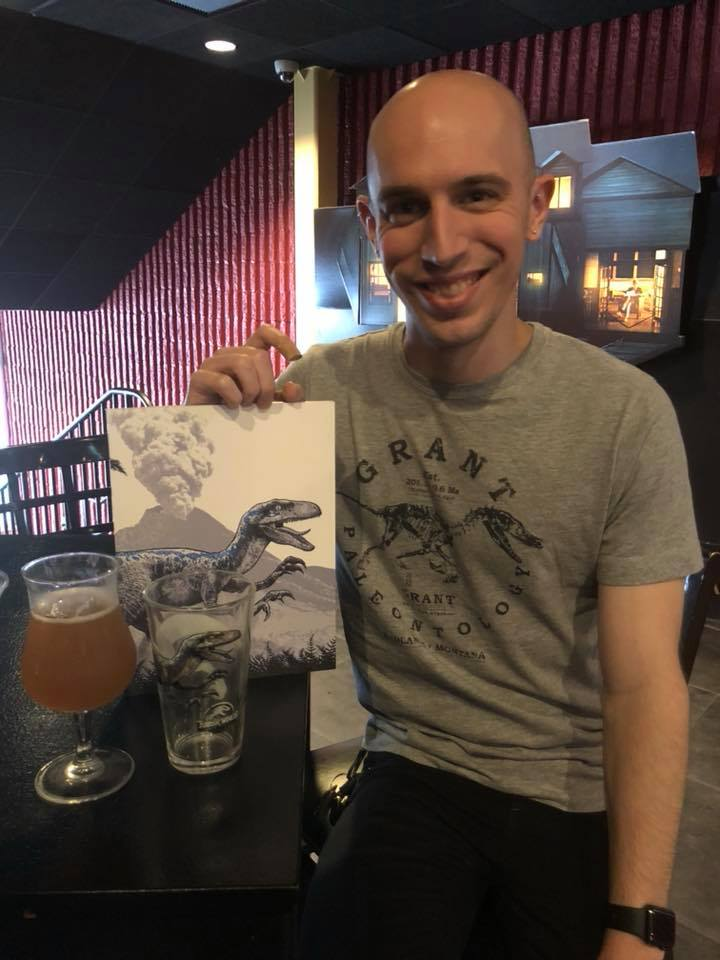
#> input picture image-recognition-python/images/adrian.jpg, 720 x 960 px, given in place of the camera
$ python cv2_camera_tresholding.py
#> lines starting #> are read from the running program, lines starting #| are printed output that depends on the picture; after the words box and inside, x2 and y2 are one past the last pixel; in counts of white or black regions, pixels touching at a corner belong together
# Python code to reading an image using OpenCV
import numpy as np
import cv2
import os

# Init video capture
cap = cv2.VideoCapture(0)
if cap is None or not cap.isOpened():
    print('Error: unable to open video source: ', source)
    exit(0)

while True:
    # Capture frame-by-framehttps://github.com/iproduct/course-angular/wiki/Important-Dates
    ret, frame = cap.read()
#> frame is the input picture: shape (960, 720, 3); mean B, G, R 60.4, 68.7, 83.6

    resized = cv2.resize(frame, (300, 200))
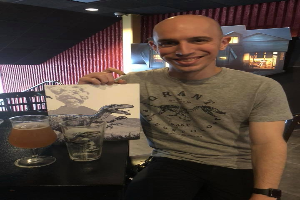
#> resized: shape (200, 300, 3); mean B, G, R 60.4, 68.6, 83.5

    # Our operations on the frame come here
    gray = cv2.cvtColor(resized, cv2.COLOR_BGR2GRAY)

    # applying different thresholding
    # techniques on the input image
    # all pixels value above 120 will
    # be set to 255
    ret, thresh1 = cv2.threshold(gray, 120, 255, cv2.THRESH_BINARY)
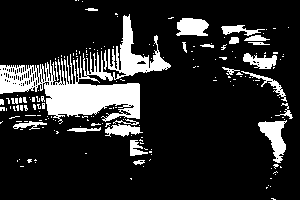
#> thresh1: shape (200, 300); 16% white; 180 white regions (156 under 20 px), largest, box (x1, y1, x2, y2) and area: (0, 14, 171, 124) 5839, (258, 120, 287, 163) 609, (176, 18, 209, 36) 471
    ret, thresh2 = cv2.threshold(gray, 120, 255, cv2.THRESH_BINARY_INV)
    ret, thresh3 = cv2.threshold(gray, 120, 255, cv2.THRESH_TRUNC)
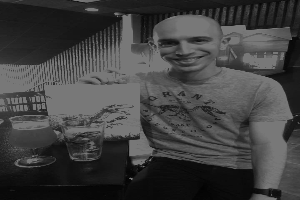
#> thresh3: shape (200, 300); min 2, max 120, mean 64.7
    ret, thresh4 = cv2.threshold(gray, 120, 255, cv2.THRESH_TOZERO)
    ret, thresh5 = cv2.threshold(gray, 120, 255, cv2.THRESH_TOZERO_INV)
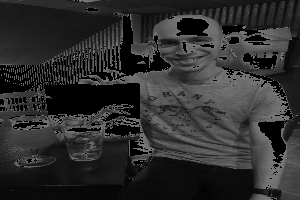
#> thresh5: shape (200, 300); min 0, max 120, mean 45.4
    # applying different thresholding techniques on the input image
    thresh6 = cv2.adaptiveThreshold(gray, 255, cv2.ADAPTIVE_THRESH_MEAN_C,
                                              cv2.THRESH_BINARY, 41, 5)
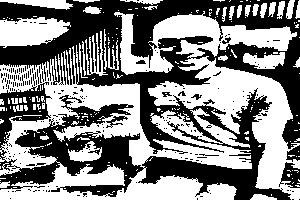
#> thresh6: shape (200, 300); 51.7% white; 221 black regions (211 under 20 px), largest, box (x1, y1, x2, y2) and area: (0, 0, 300, 200) 27604, (279, 162, 300, 188) 316, (286, 145, 300, 162) 138

    thresh7 = cv2.adaptiveThreshold(gray, 255, cv2.ADAPTIVE_THRESH_GAUSSIAN_C,
                                              cv2.THRESH_BINARY, 41, 5)
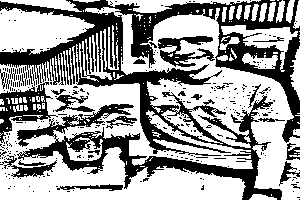
#> thresh7: shape (200, 300); 61.2% white; 294 black regions (270 under 20 px), largest, box (x1, y1, x2, y2) and area: (0, 0, 300, 200) 18525, (0, 82, 58, 144) 1224, (158, 36, 215, 67) 811
    # applying Otsu thresholding as an extra flag in binary thresholding
    ret, thresh8 = cv2.threshold(gray, 60, 255, cv2.THRESH_BINARY +
                                            cv2.THRESH_OTSU)
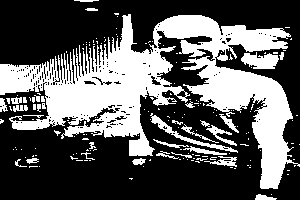
#> thresh8: shape (200, 300); 36.4% white; 173 white regions (142 under 20 px), largest, box (x1, y1, x2, y2) and area: (0, 14, 300, 189) 18922, (241, 52, 279, 69) 440, (150, 113, 238, 153) 406
#> ret = 84

    # the window showing output images
    # with the corresponding thresholding
    # techniques applied to the input images
    cv2.imshow('Binary Threshold', thresh1)
    cv2.imshow('Binary Threshold Inverted', thresh2)
    cv2.imshow('Truncated Threshold', thresh3)
    cv2.imshow('Set to 0', thresh4)
    cv2.imshow('Set to 0 Inverted', thresh5)
    cv2.imshow('Adaptive Mean', thresh6)
    cv2.imshow('Adaptive Gaussian', thresh7)
    cv2.imshow('Otsu Threshold', thresh8)


    # Display the resulting frame
    cv2.imshow('original', resized)

    if cv2.waitKey(1) & 0xFF == ord('q'):
#> (key q is pressed here)
        break

cap.release()
cv2.destroyAllWindows()

$ run again, on image-recognition-python/images/joro.jpg
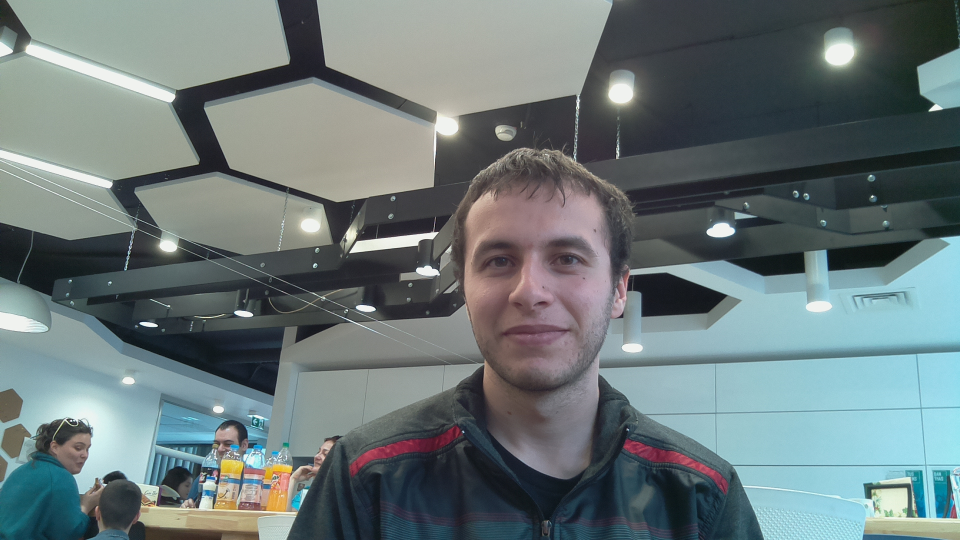
#> input picture image-recognition-python/images/joro.jpg, 1920 x 1080 px, given in place of the camera (shown at 1/2 size)
#> frame is the input picture: shape (1080, 1920, 3); mean B, G, R 121, 120, 106.9
#> `ret, thresh1 = cv2.threshold(gray, 120, 255, cv2.THRESH_BINARY)`:
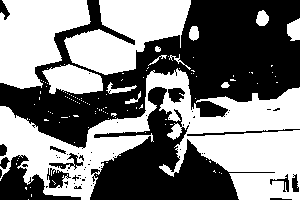
#> thresh1: shape (200, 300); 50% white; 61 black regions (47 under 20 px), largest, box (x1, y1, x2, y2) and area: (0, 0, 300, 149) 19411, (90, 87, 275, 200) 7713, (0, 155, 81, 200) 1405
#> thresh6: shape (200, 300); 59.2% white; 156 black regions (133 under 20 px), largest, box (x1, y1, x2, y2) and area: (0, 0, 300, 147) 13976, (90, 136, 300, 200) 4393, (1, 155, 81, 200) 1246
#> thresh7: shape (200, 300); 63.4% white; 229 black regions (199 under 20 px), largest, box (x1, y1, x2, y2) and area: (0, 0, 300, 147) 8806, (88, 136, 300, 200) 3289, (231, 0, 300, 49) 1652
#> `ret, thresh8 = cv2.threshold(gray, 60, 255, cv2.THRESH_BINARY + cv2.TH..`:
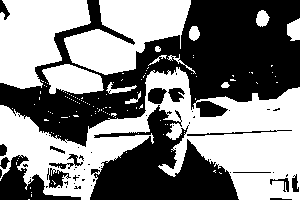
#> thresh8: shape (200, 300); 51.4% white; 55 black regions (39 under 20 px), largest, box (x1, y1, x2, y2) and area: (0, 0, 300, 147) 19034, (90, 105, 239, 200) 7125, (0, 155, 81, 200) 1381
#> ret = 114

$ run again, on image-recognition-python/images/joro2.jpg
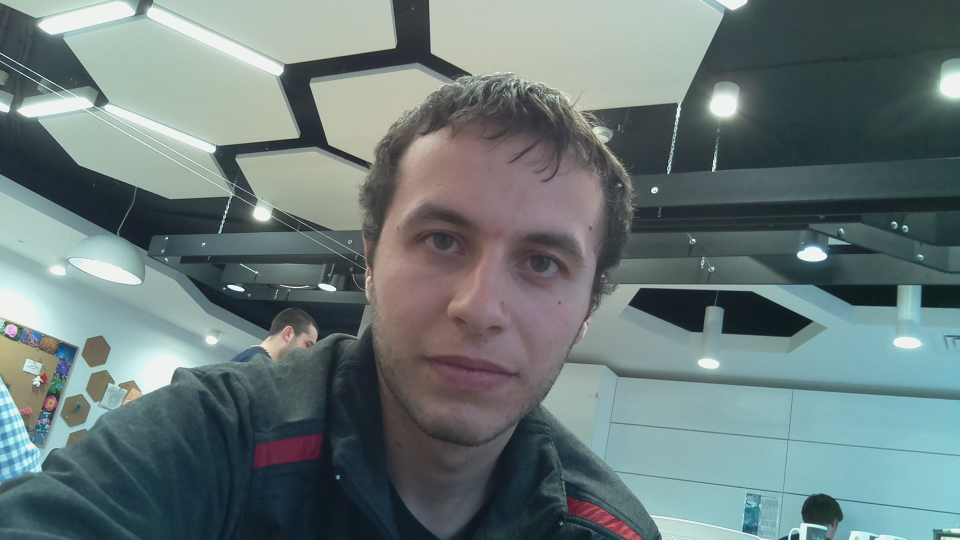
#> input picture image-recognition-python/images/joro2.jpg, 1920 x 1080 px, given in place of the camera (shown at 1/2 size)
#> frame is the input picture: shape (1080, 1920, 3); mean B, G, R 121.2, 121.3, 106.2
#> `ret, thresh1 = cv2.threshold(gray, 120, 255, cv2.THRESH_BINARY)`:
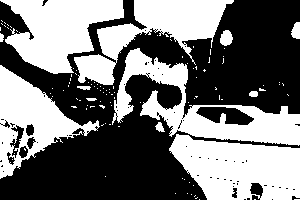
#> thresh1: shape (200, 300); 46.1% white; 108 white regions (96 under 20 px), largest, box (x1, y1, x2, y2) and area: (169, 134, 300, 200) 6180, (112, 48, 300, 146) 5845, (0, 0, 124, 74) 5403
#> thresh6: shape (200, 300); 60.9% white; 184 black regions (157 under 20 px), largest, box (x1, y1, x2, y2) and area: (0, 0, 300, 200) 8694, (182, 0, 300, 69) 3846, (120, 118, 300, 200) 2679
#> thresh7: shape (200, 300); 65.7% white; 305 black regions (268 under 20 px), largest, box (x1, y1, x2, y2) and area: (0, 0, 300, 200) 8807, (210, 0, 300, 64) 2413, (82, 121, 137, 200) 1123
#> `ret, thresh8 = cv2.threshold(gray, 60, 255, cv2.THRESH_BINARY + cv2.TH..`:
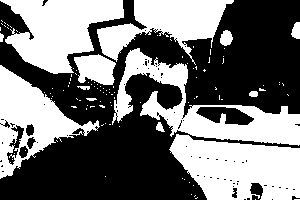
#> thresh8: shape (200, 300); 45.8% white; 109 white regions (96 under 20 px), largest, box (x1, y1, x2, y2) and area: (169, 134, 300, 200) 6173, (112, 48, 300, 146) 5725, (0, 0, 124, 74) 5399
#> ret = 121
